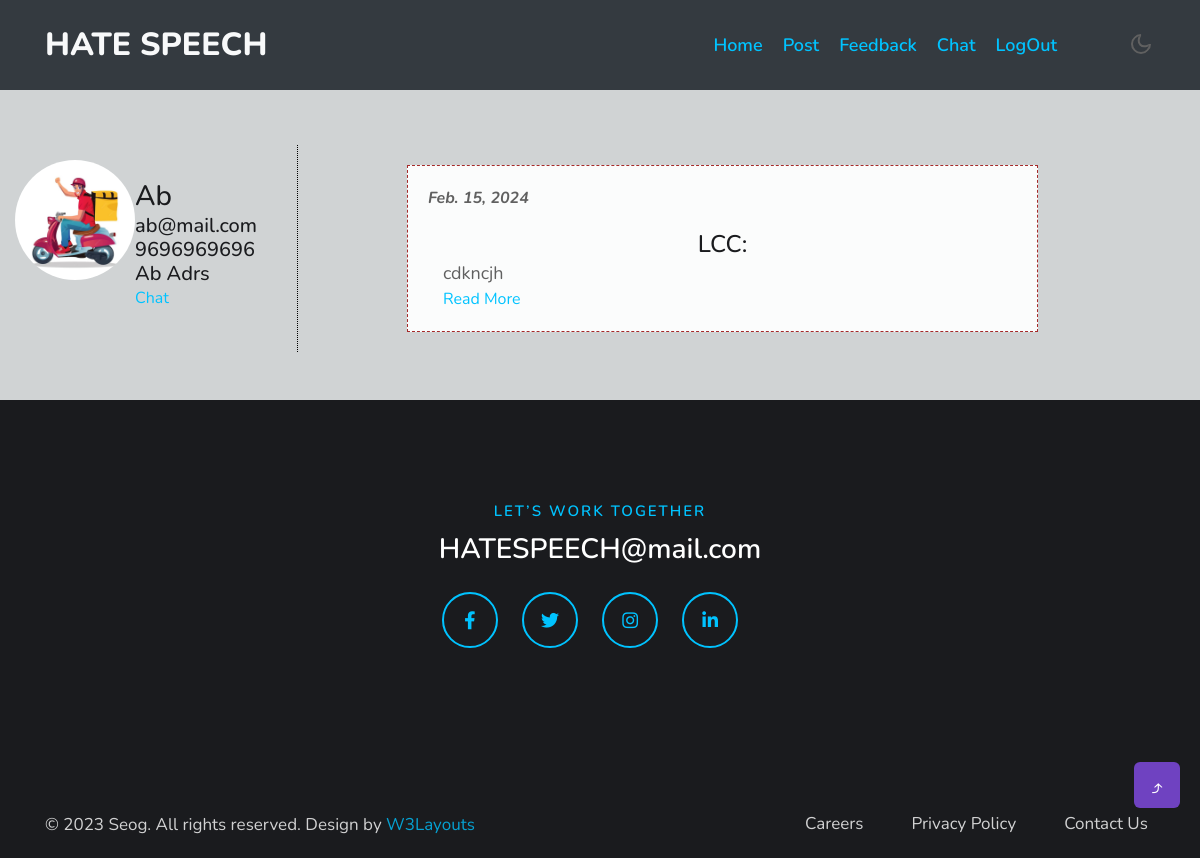
Page /sfViewSf?sfid=3 on the committed database.
### hsApp/models.py (models this page shows)
class Users(models.Model):
    name = models.CharField(max_length=50)
    email = models.EmailField()
    phone = models.CharField(max_length=20)
    address = models.CharField(max_length=200)
    document = models.FileField(upload_to="docs")
    user = models.ForeignKey(User, on_delete=models.CASCADE)

class Post(models.Model):
    idea = models.CharField(max_length=50)
    date = models.DateField(auto_now_add=True)
    desc = models.CharField(max_length=200)
    image = models.ImageField(null=True, blank=True)
    user = models.ForeignKey(Users, on_delete=models.CASCADE)

### hsApp/views.py (the view)
# urls.py: path("sfViewSf", views.sfViewSf),
def sfViewSf(request):
    id = request.GET['sfid']
    user = Users.objects.get(id=id)
    post = Post.objects.filter(user=id)
    return render(request, "sfViewSf.html", {"user": user, "post": post})

### templates/sfViewSf.html (shortened to what this page needs)
{% extends "sfBase.html" %} {% block content %}
<div class="w3l-contact-10" id="contact">
	<div class="form-41-mian py-lg-5 py-md-4 py-2">
		<div class="container-fluid d-flex">
			<div class="user d-flex">
				<img src="/static/media/{{user.document}}" alt="" onclick="myFun()" />
				<div class="cont">
					<a href="#"
						><h3>{{user.name}}</h3>
						<h5>{{user.email}}</h5>
						<h5>{{user.phone}}</h5>
						<h5>{{user.address}}</h5>
					</a>
					<a href="/sfChatPer?email={{user.email}}">Chat</a>
				</div>
			</div>
			<div class="mx-5 content">
				{% for p in post %}
				<div class="idea container">
					<div class="useridea d-flex">
						<div class="">
							<em><strong>{{p.date}}</strong></em>
						</div>
					</div>
					<div class="ideaContent container">
						<h4>{{p.idea}}:</h4>
						<p class="line-clamp">{{p.desc}}</p>
						<a href="/sfViewIdea?post={{p.id}}">Read More</a>
					</div>
				</div>
				{% endfor %}
			</div>
		</div>
	</div>
</div>
{% endblock %}

### templates/sfBase.html (style rules this page uses)
body { background-color: #d0d3d4; }

### templates/sfViewSf.html (style rules this page uses)
.w3l-inner-page-breadcrumb, .topHead, #contact { background-color: #d0d3d4; }
.user { width: 20%; max-height: 10em; justify-content: space-around; }
.user img { width: 120px; height: 120px; margin-top: 15px; border-radius: 50%; }
.user .cont { align-items: center; margin-top: 15%; }
.content { width: 80%; padding: 20px; border-left: 1px dotted #000; padding-left: 30px; }
.ideaContent p { text-align: justify; overflow: hidden; }
.ideaContent h4 { margin-top: 20px; text-align: center; }
.idea { background-color: #fbfcfc; padding: 20px; border: 1px dashed brown; width: 80%; }
.line-clamp { display: -webkit-box; -webkit-line-clamp: 4; -webkit-box-orient: vertical; }

### rows in the picture
Users: document (picture), name "Ab", email "ab@mail.com", phone "9696969696", address "Ab Adrs"
Post: date "Feb. 15, 2024", idea "LCC", desc "cdkncjh"
